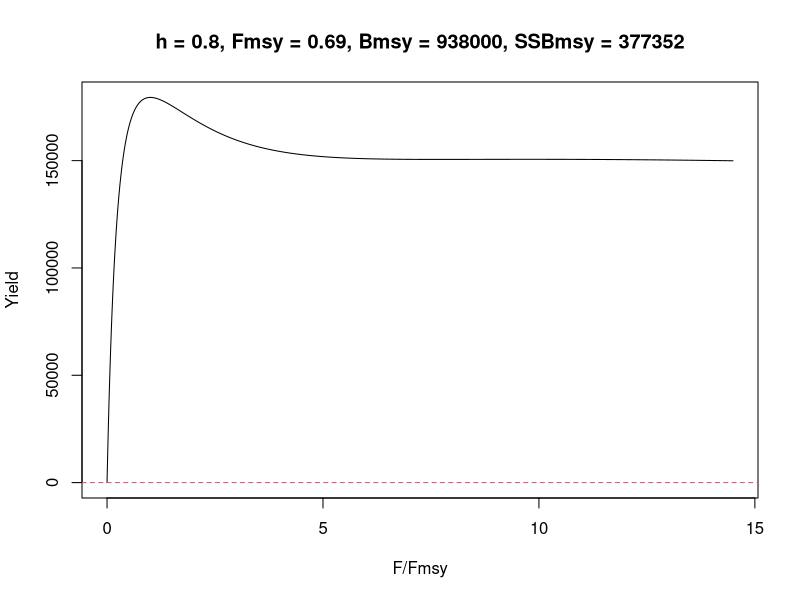
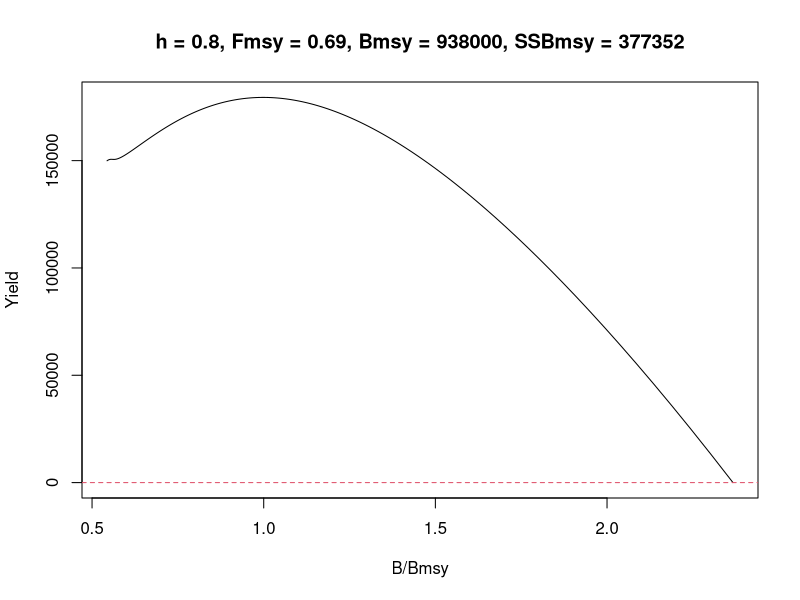

The R script that drew these images, in order:

# Calculate Fmsy and Fmax  ----------------------------------------------------
rm(list = ls())

NatM = 0.34
FishM = seq(from = 0, to = 10, by = 0.01)
nAges = 20
allAges = seq(from = 0, to = nAges, by = 1)
wtA = 5.58883e-006
wtB = 3.18851
Linf = 100
Kpar = 0.195
t0 = -0.356
m50 = 4.88
m95 = 5.1
s50 = 4.35
s95 = 4.55

steep = 0.8
R0 = 442413
tau = 1

allLength = Linf*(1-exp(-Kpar*(allAges - t0))) 
allWeight = wtA*(allLength^wtB)
allMature = 1/(1+exp(-(allAges-m50)/((m95-m50)/log(19))))
allVulnera = 1/(1+exp(-(allAges-s50)/((s95-s50)/log(19))))
# allVulnera = c(0.00323456, 0.149085, 0.996062, 0.434392, 0.0388279, 0.0387926, 0.0387914, 0.0387912, 0.0387912)
allFecund = allWeight * allMature


virginN = numeric(length(allAges))
virginN[1] = 1
for(i in 2:length(virginN)){virginN[i] = virginN[i-1]*exp(-NatM)}
allVirgEggRec = sum(virginN*allWeight*allMature)

B0 = R0*allVirgEggRec
beta = (B0/R0)*(1-(steep-0.2)/(0.8*steep))
alpha = (steep - 0.2)/(0.8*steep*R0)


Beq = numeric(length(FishM))
SSBeq = numeric(length(FishM))
Ceq = numeric(length(FishM))


for(k in seq_along(FishM)){

  # Equation 6
  tmpx = allVulnera*FishM[k]*tau + NatM
  Q2vec = numeric(length(allAges))
  Q2vec[1] = allFecund[1]
  for(i in 2:length(Q2vec)){
    Q2vec[i] = allFecund[i]*exp(-sum(tmpx[1:(i-1)]))
  }
  Q2 = sum(Q2vec)
  
  Req = (Q2-beta)/(alpha*Q2)
  
  # Equation 4
  Nabun = numeric(length(allAges))
  Nabun[1] = Req
  for(i in 2:length(Nabun)){
    Nabun[i] = Req*exp(-sum(tmpx[1:(i-1)]))
  }
  
  Beq[k] = sum(allWeight*Nabun)
  SSBeq[k] = sum(allWeight*allMature*Nabun)
  Eeq = sum(allFecund*Nabun)
  Ceq[k] = sum(allWeight*Nabun*(FishM[k]*allVulnera/(FishM[k]*allVulnera + NatM))*(1-exp(-tau*(FishM[k]*allVulnera + NatM))))

}

findmsy = which.max(Ceq)
Bmsy = Beq[findmsy]
Fmsy = FishM[findmsy]
SSBmsy = SSBeq[findmsy]



plot(FishM/Fmsy, Ceq, type = 'l', main = c(paste0('h = ', steep, 
                                             ', Fmsy = ', Fmsy, ', Bmsy = ', round(Bmsy), 
                                             ', SSBmsy = ', round(SSBmsy))),
     xlab = 'F/Fmsy', ylab = 'Yield')
abline(h = 0, col = 2, lty = 2)


plot(Beq/Bmsy, Ceq, type = 'l', main = c(paste0('h = ', steep, 
                                                  ', Fmsy = ', Fmsy, ', Bmsy = ', round(Bmsy), 
                                                ', SSBmsy = ', round(SSBmsy))),
     xlab = 'B/Bmsy', ylab = 'Yield')
abline(h = 0, col = 2, lty = 2)